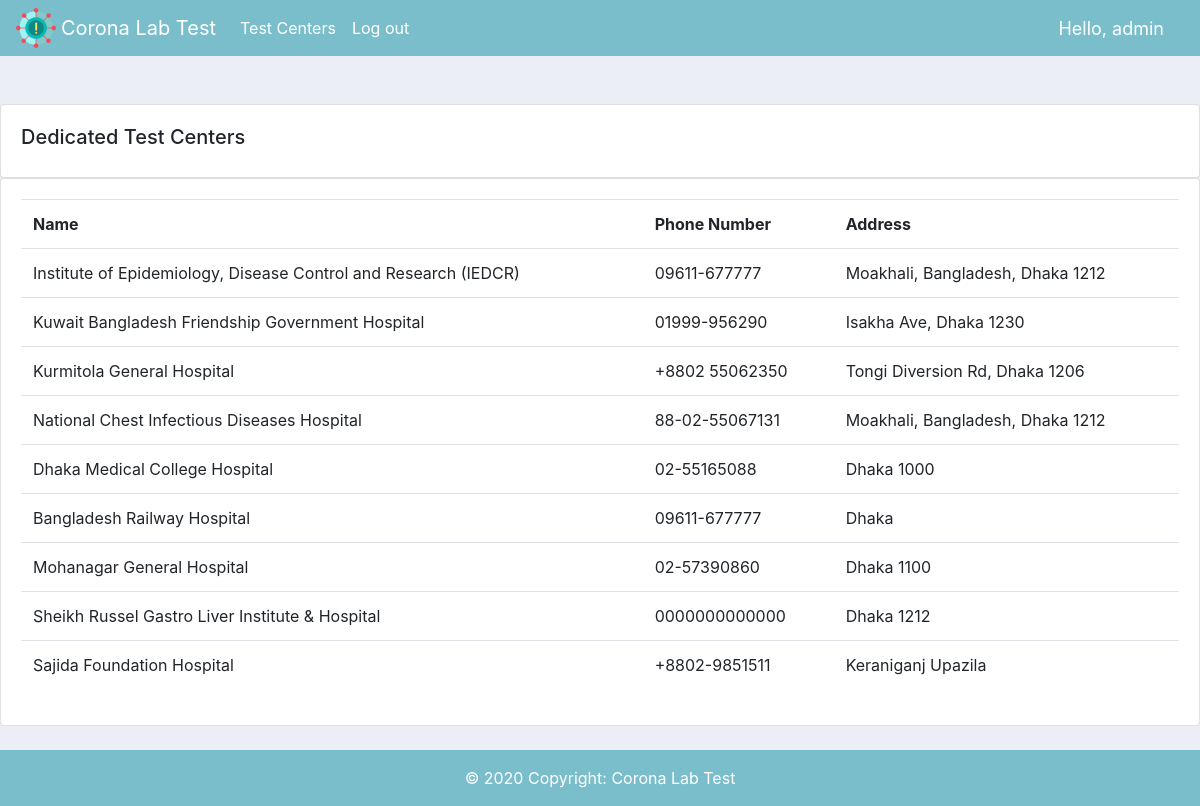
/testcenter/ (signed in), run on the app's committed database.
### coronalab/models.py (models this page shows, shortened)
class TestCenter(models.Model):
    name = models.CharField(max_length=200,null=True)
    address = models.CharField(max_length=200,null=True)
    phone = models.CharField(max_length=200,null=True)
    noOftest = models.IntegerField(null=True,blank=True)

### coronalab/views.py (the view)
# urls.py: path('testcenter/',views.Testcenter,name='testcenter'),
@login_required(login_url='login')
def Testcenter(request):
    testcenter = TestCenter.objects.all()
    context = {'testcenter': testcenter}
    return render(request,'coronalab/testcenter.html',context)

### coronalab/templates/coronalab/testcenter.html
{%extends 'coronalab/main.html' %}
{% block content %}
		<br>
		<div class="row">
			<div class="col-md">
				<div class="card card-body">
					<h5>Dedicated Test Centers</h5>
				</div>
				<div class="card card-body">
					<table class="table">
						<tr>
							<th>Name</th>
							<th>Phone Number</th>
							<th>Address</th>
						</tr>
						{% for i in testcenter %}
							<tr>
								<td>{{i.name}}</td>
								<td>{{i.phone}}</td>
								<td>{{i.address}}</td>
							</tr>
						{% endfor %}
					</table>
				</div>
			</div>
		</div>
{% endblock content %}

### coronalab/templates/coronalab/navbar.html (shortened to what this page needs)
{% load static %}
<nav class="navbar navbar-expand-lg navbar-dark " style = "background-color:#7abecc">
  <img src="{% static 'image/corona.png' %}" alt="" style=" height:40px; width: 40px; margin-right: 5px;">
  <a class="navbar-brand" href="{% url 'home' %}">Corona Lab Test</a>
  <div class="collapse navbar-collapse" id="navbarSupportedContent">
    <ul class="navbar-nav mr-auto" >
      {% if request.user.is_staff %}
      <li class="nav-item active">
        <a class="nav-link" href="{% url 'testcenter' %}">Test Centers <span class="sr-only">(current)</span></a>
      </li>
      {% endif %}
      <li class="nav-item active">
        <a class="nav-link" href="{% url 'logout' %}">Log out <span class="sr-only">(current)</span></a>
      </li>
    </ul>
  </div>
  <span class="hello-msg">Hello, {{request.user}}</span>
</nav>

### static/css/main.css (style rules this page uses)
body { background-color: #ebeff5; }

### coronalab/templates/coronalab/navbar.html (style rules this page uses)
.hello-msg { font-size: 18px; color: #fff; margin-right: 20px; }

### data on the page
TestCenter: name "Institute of Epidemiology, Disease Control and Research (IEDCR)", phone "09611-677777", address "Moakhali, Bangladesh, Dhaka 1212"
TestCenter: name "Kuwait Bangladesh Friendship Government Hospital", phone "01999-956290", address "Isakha Ave, Dhaka 1230"
TestCenter: name "Kurmitola General Hospital", phone "+8802 55062350", address "Tongi Diversion Rd, Dhaka 1206"
TestCenter: name "National Chest Infectious Diseases Hospital", phone "88-02-55067131", address "Moakhali, Bangladesh, Dhaka 1212"
TestCenter: name "Dhaka Medical College Hospital", phone "02-55165088", address "Dhaka 1000"
TestCenter: name "Bangladesh Railway Hospital", phone "09611-677777", address "Dhaka"
TestCenter: name "Mohanagar General Hospital", phone "02-57390860", address "Dhaka 1100"
TestCenter: name "Sheikh Russel Gastro Liver Institute & Hospital", phone "0000000000000", address "Dhaka 1212"
TestCenter: name "Sajida Foundation Hospital", phone "+8802-9851511", address "Keraniganj Upazila"

### other printed values
{{ request.user }} "admin"
